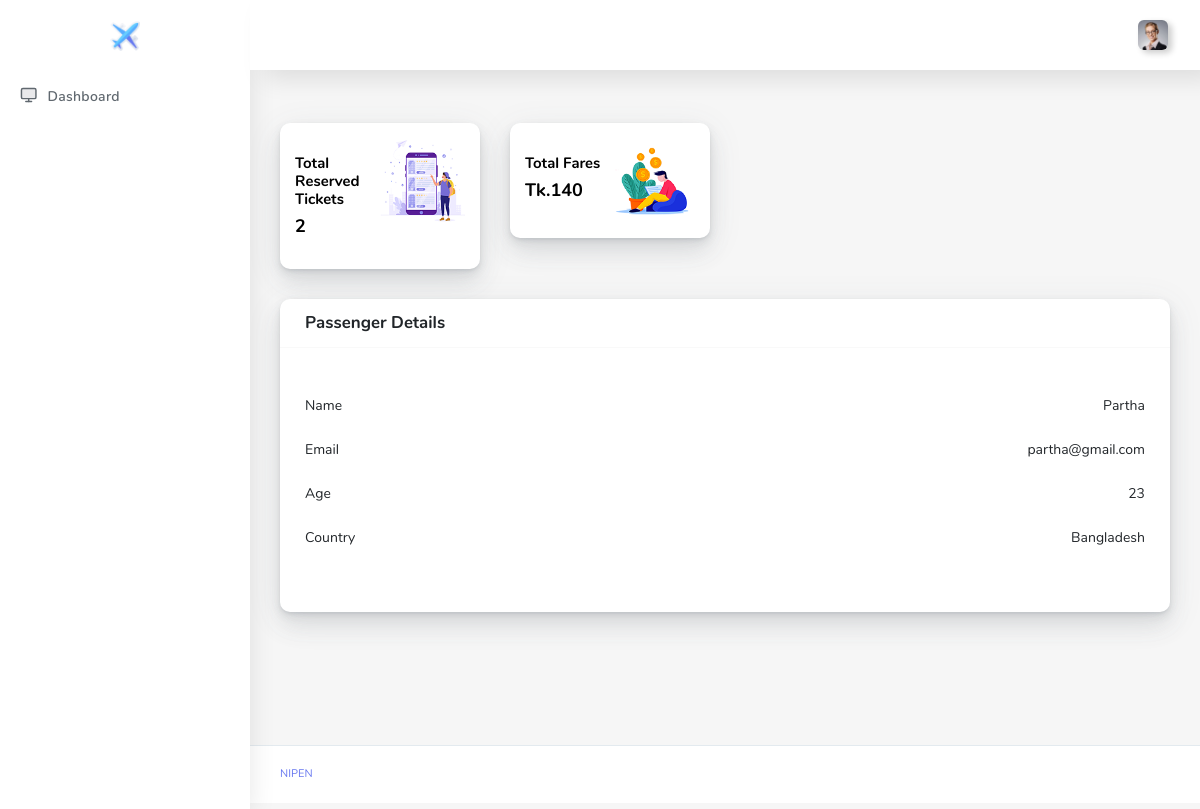
The page /dashboard.php (signed in) on the database its author committed.
### tables this page shows
CREATE TABLE `passengers` (
  `id` bigint UNSIGNED NOT NULL,
  `name` varchar(255) NOT NULL,
  `email` varchar(255) NOT NULL,
  `mobile` varchar(255) NOT NULL,
  `age` varchar(255) NOT NULL,
  `address` varchar(255) NOT NULL,
  `country` varchar(255) NOT NULL,
  `password` varchar(255) NOT NULL,
  `password_confirmation` varchar(255) NOT NULL
);

### dashboard.php (the view, shortened to what this page needs)
<!DOCTYPE html>
<html lang="en">
<body>
<div id="app">
    <div class="main-wrapper main-wrapper-1">
        <?php require_once 'backend/connection.php'; ?>
        <?php include 'partials/sidebar.php'; ?>
        <div class="main-content">
            <section class="section">
                <div class="row">
                    <?php
                    $passengerID = (int)$_SESSION['id'];
                    $sql = "SELECT SUM(fare) as total_fare from ticket,aircrafts WHERE ticket.passenger_id = '$passengerID' AND ticket.aircraft_id=aircrafts.id";
                    $result = mysqli_query($conn, $sql);
                    $row = mysqli_fetch_array($result, MYSQLI_ASSOC);
                    $total_fare = $row['total_fare'];
                    $reservedSql = "SELECT COUNT(id) as total_tickets FROM ticket where passenger_id = '$passengerID' ";
                    $result = mysqli_query($conn, $reservedSql);
                    $row = mysqli_fetch_array($result, MYSQLI_ASSOC);
                    $total_reserved_tickets = $row['total_tickets'];
                    $passenger = "SELECT * FROM passengers WHERE id = '$passengerID'";
                    $result = mysqli_query($conn, $passenger);
                    $row = mysqli_fetch_array($result, MYSQLI_ASSOC);
                    $passengerDetails = $row;
                    ?>
                    <div class="col-xl-3 col-lg-6 col-md-6 col-sm-6 col-xs-12">
                        <div class="card">
                            <div class="card-statistic-4">
                                <div class="align-items-center justify-content-between">
                                    <div class="row ">
                                        <div class="col-lg-6 col-md-6 col-sm-6 col-xs-6 pr-0 pt-3">
                                            <div class="card-content">
                                                <h5 class="font-15">Total Reserved Tickets</h5>
                                                <h2 class="mb-3 font-18"><?php echo $total_reserved_tickets; ?></h2>
                                            </div>
                                        </div>
                                        <div class="col-lg-6 col-md-6 col-sm-6 col-xs-6 pl-0">
                                            <div class="banner-img">
                                                <img src="assets/img/banner/1.png" alt="">
                                            </div>
                                        </div>
                                    </div>
                                </div>
                            </div>
                        </div>
                    </div>
                    <div class="col-xl-3 col-lg-6 col-md-6 col-sm-6 col-xs-12">
                        <div class="card">
                            <div class="card-statistic-4">
                                <div class="align-items-center justify-content-between">
                                    <div class="row ">
                                        <div class="col-lg-6 col-md-6 col-sm-6 col-xs-6 pr-0 pt-3">
                                            <div class="card-content">
                                                <h5 class="font-15">Total Fares</h5>
                                                <h2 class="mb-3 font-18">Tk.<?php echo $total_fare; ?></h2>
                                            </div>
                                        </div>
                                        <div class="col-lg-6 col-md-6 col-sm-6 col-xs-6 pl-0">
                                            <div class="banner-img">
                                                <img src="assets/img/banner/4.png" alt="">
                                            </div>
                                        </div>
                                    </div>
                                </div>
                            </div>
                        </div>
                    </div>
                </div>
                <div class="row">
                    <div class="col-12 col-sm-12 col-lg-12">
                        <div class="card ">
                            <div class="card-header">
                                <h4>Passenger Details</h4>
                            </div>
                            <div class="card-body">
                                <div class="py-4">
                                    <p class="clearfix">
                                        <span class="float-left">Name</span>
                                        <span class="float-right ">
                                                <?php echo $passengerDetails['name']; ?>
                                        </span>
                                    </p>
                                    <p class="clearfix">
                                        <span class="float-left">Email</span>
                                        <span class="float-right ">
                                                <?php echo $passengerDetails['email']; ?>
                                        </span>
                                    </p>
                                    <p class="clearfix">
                                       <span class="float-left">Age </span>
                                        <span class="float-right ">
                                            <?php echo $passengerDetails['age']; ?>
                                        </span>
                                    </p>
                                    <p class="clearfix">
                                        <span class="float-left">
                                            Country
                                        </span>
                                        <span class="float-right ">
                                            <?php echo $passengerDetails['country']; ?>
                                        </span>
                                    </p>
                                </div>
                            </div>
                        </div>
                    </div>
                </div>
            </section>
        </div>
    </div>
</div>
</body>
</html>

### rows shown on the page
passengers: name "Partha", email "partha@gmail.com", age "23", country "Bangladesh"

### other values the page prints
$total_reserved_tickets "2"
$total_fare "140"
